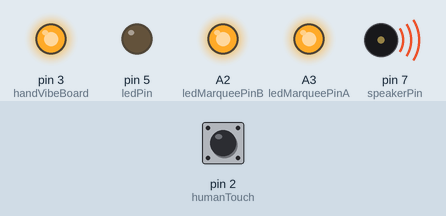
A sketch run on a simulated Arduino Uno, built with avr-gcc and run on an emulated ATmega328P. Shown: output pins drawn as LEDs (lit = HIGH), buzzer (waves = sounding). The test bench sets the inputs (shaded band); at power-on: pin 2 (humanTouch) HIGH.

Above: at 4.1 s.
4.2 s: pin 2 (humanTouch) pulled LOW for 2 s
At 5.8 s:
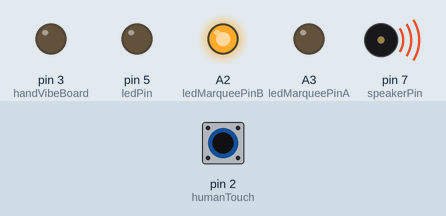
7.7 s: pin 2 (humanTouch) driven LOW
At 11.1 s:
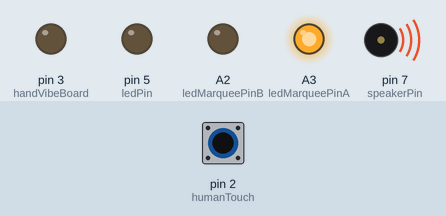
12.9 s: pin 2 (humanTouch) driven HIGH
At 15.6 s:
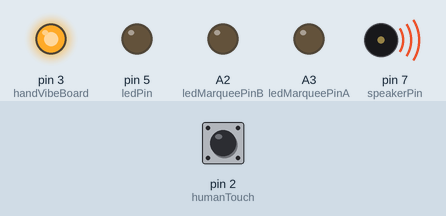
Timing chart, 0 to 24.1 s (numbered marks = the images above; inputs shaded):
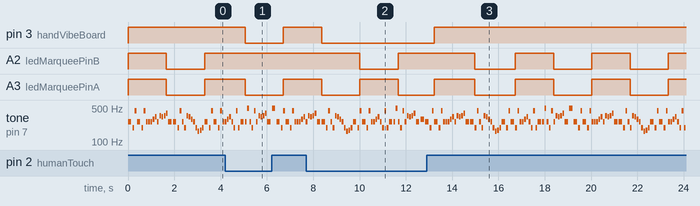

Measured:
- after the input at 4.2 s, pin 3 (handVibeBoard): HIGH → LOW after 0.85 s, → HIGH 1.7 s later; A2 (ledMarqueePinB): stays HIGH (without the input it goes to LOW after 0.85 s)
- after the input at 7.7 s, pin 3 (handVibeBoard): HIGH → LOW after 0.66 s
- after the input at 12.9 s, pin 3 (handVibeBoard): LOW → HIGH after 0.33 s
- by itself, A3 (ledMarqueePinA): alternates HIGH for 1.7 s and LOW for 1.7 s
- by itself, tone on pin 7 (speakerPin): plays 196 Hz for 0.08 s, 440 Hz for 0.08 s, 262 Hz for 0.15 s, 196 Hz for 0.08 s, 440 Hz for 0.08 s, 262 Hz for 0.08 s … (100 notes in this stretch)

The sketch:

RobotCostume.ino
```cpp
#include "pitches.h"

int ledPin = 5; // LED is connected to digital pin 13
int handVibeBoard = 3; // this is the pin where the vibe board
                       // potentially use the human to complete the circuit and always have the board turned to on
                       // still want to check that the board is completed to incorporate human touch into mood indicator
int tempSensorPin = A1; //sure whatever pin
int humanTouch = 2; //this is an open circuit that is completed by human contact
int switchValue; // a variable to keep track of when switch is pressed
int moodIndicator; //a variable for the robots mood setting
int ledMarqueePinA = A3; //half the outside marquee for the robot is on pin 10
int ledMarqueePinB = A2; //other half the outside marquee for the robot is on pin 11
int panicLevel; //a variable to see if something terrible has happened
int speakerPin = 7; // the speaker is connected to a pin
int playASong; //this variable is used to decide whether to play a song: negative if is the song is being played, 1 is start a new song
int human = 0;
int cycleTime = 1200;
int songProgress = 0;

int happySong[] = {
  NOTE_C4, NOTE_G3, NOTE_G3, NOTE_A3, NOTE_G3, 0, NOTE_B3, NOTE_C4
};

int happySongDurations[] = {
  4, 8, 8, 4, 4, 4, 4, 4
};

int nyanMelody[] = {
  NOTE_C4,NOTE_G3,NOTE_A4,NOTE_C4,NOTE_G3,NOTE_A4,NOTE_C4,NOTE_C4,NOTE_C4,NOTE_D4,NOTE_E4,NOTE_C4,NOTE_F4,NOTE_E4,NOTE_F4,NOTE_G4,NOTE_C4,NOTE_C4,NOTE_G3,NOTE_A4,NOTE_C4,NOTE_G3,NOTE_F4,NOTE_E4,NOTE_D4,NOTE_C4,NOTE_G3,NOTE_E3,NOTE_F3,NOTE_G3,NOTE_C4,NOTE_G3,NOTE_A4,NOTE_C4,NOTE_G3,NOTE_A4,NOTE_C4,NOTE_C4,NOTE_D4,NOTE_E4,NOTE_C4,NOTE_G3,NOTE_A4,NOTE_G3,NOTE_C4,NOTE_C4,NOTE_B4,NOTE_C4,NOTE_G3,NOTE_A4,NOTE_C4,NOTE_F4,NOTE_E4,NOTE_F4,NOTE_G4,NOTE_C4,NOTE_B4,NOTE_C4,NOTE_G3,NOTE_A4,NOTE_C4,NOTE_G3,NOTE_A4,NOTE_C4,NOTE_C4,NOTE_C4,NOTE_D4,NOTE_E4,NOTE_C4,NOTE_F4,NOTE_E4,NOTE_F4,NOTE_G4,NOTE_C4,NOTE_C4,NOTE_G3,NOTE_A4,NOTE_C4,NOTE_G3,NOTE_F4,NOTE_E4,NOTE_D4,NOTE_C4,NOTE_G3,NOTE_E3,NOTE_F3,NOTE_G3,NOTE_C4,NOTE_G3,NOTE_A4,NOTE_C4,NOTE_G3,NOTE_A4,NOTE_C4,NOTE_C4,NOTE_D4,NOTE_E4,NOTE_C4,NOTE_G3,NOTE_A4,NOTE_G3,NOTE_C4,NOTE_C4,NOTE_B4,NOTE_C4,NOTE_G3,NOTE_A4,NOTE_C4,NOTE_F4,NOTE_E4,NOTE_F4,NOTE_G4,NOTE_C4,NOTE_D4
};


// note durations: 4 = quarter note, 8 = eighth note, etc.:
int nyanNoteDurations[] = {
  8,16,16,8,16,16,16,16,16,16,16,16,16,16,16,16,8,8,16,16,16,16,16,16,16,16,16,16,16,16,8,16,16,8,16,16,16,16,16,16,16,16,16,16,8,16,16,16,16,16,16,16,16,16,16,8,8,8,16,16,8,16,16,16,16,16,16,16,16,16,16,16,16,8,8,16,16,16,16,16,16,16,16,16,16,16,16,8,16,16,8,16,16,16,16,16,16,16,16,16,16,8,16,16,16,16,16,16,16,16,16,16,8,8
};

void setup()
{
  pinMode(ledPin, OUTPUT); // sets the ledPin to be an output
  pinMode(ledMarqueePinA, OUTPUT); // sets the ledPin to be an output
  pinMode(ledMarqueePinB, OUTPUT); // sets the ledPin to be an output
  pinMode(handVibeBoard, OUTPUT); //sets the handvibe to an output
  pinMode(tempSensorPin, INPUT); // sets the switchPin to be an input
  pinMode(humanTouch, INPUT); // sets the switchPin to be an input
  digitalWrite(humanTouch, HIGH);
//  digitalWrite(ledMarqueePinA, HIGH);
//  digitalWrite(ledMarqueePinB, HIGH);
//  pinMode(switchPin, INPUT); // sets the switchPin to be an input
  //digitalWrite(switchPin, HIGH); // sets the default (unpressed) state of switchPin to HIGH
}

void loop() // run over and over again
{
 // checkBeverage();
  checkHuman();
  calculateMood();
  runMarquee();
  playSong();
 // delay(500);
}

void calculateMood()
{
  //human = digitalRead(humanTouch);
  if (human == HIGH)
  {
    moodIndicator = 2;
    cycleTime = 1200;
  }
  else
  {
    moodIndicator = 1;
    cycleTime = 1200;
  }
}

void playSong()
{
  // play a note from the song in here song
  // to calculate the note duration, take one second
  // divided by the note type.
  //e.g. quarter note = 1000 / 4, eighth note = 1000/8, etc.
  int musicDurationTimer = 0;
  while (musicDurationTimer <= cycleTime)
  {
    int noteDuration = cycleTime / nyanNoteDurations[songProgress];
    musicDurationTimer += noteDuration;
    tone(speakerPin, nyanMelody[songProgress], noteDuration);
    // to distinguish the notes, set a minimum time between them.
    // the note's duration + 30% seems to work well:
    int pauseBetweenNotes = noteDuration * 1.30;
    delay(pauseBetweenNotes);
    // stop the tone playing:
    noTone(speakerPin);
    if (songProgress>=116)
    {
      songProgress=0;
    }
    else
    {songProgress +=1;}
  }

}

void checkBeverage()
{
  int tempReading = analogRead(tempSensorPin);
  float voltage = tempReading*5.0;
  voltage /= 1024.0;
  float tempC = (voltage-0.5)*100;
  if (tempC>15)
  {
    panicLevel += 1;
  }
  else
  {
    panicLevel = 0;
  }
}

void checkHuman()
{
  human = digitalRead(humanTouch);
  if (human == HIGH)
  {
    digitalWrite(handVibeBoard, HIGH);
  }
  else
  {
    digitalWrite(handVibeBoard, LOW);
  }
}

void runMarquee()
{
  switch(moodIndicator){
    case 1:
      if (digitalRead(ledMarqueePinA) == LOW)
      {
        digitalWrite(ledMarqueePinA, HIGH);
        digitalWrite(ledMarqueePinB, LOW);
      }
      else
      {
        digitalWrite(ledMarqueePinA, LOW);
        digitalWrite(ledMarqueePinB, HIGH);
      }
      break;
    case 2:
      if (digitalRead(ledMarqueePinA) == LOW)
      {
        digitalWrite(ledMarqueePinB, HIGH);
        digitalWrite(ledMarqueePinA, HIGH);
      }
      else
      {
        digitalWrite(ledMarqueePinA, LOW);
        digitalWrite(ledMarqueePinB, LOW);
      }
      break;
  }
}
```

pitches.h
```cpp
/*************************************************
 * Public Constants
 *************************************************/

#define NOTE_B0  31
#define NOTE_C1  33
#define NOTE_CS1 35
#define NOTE_D1  37
#define NOTE_DS1 39
#define NOTE_E1  41
#define NOTE_F1  44
#define NOTE_FS1 46
#define NOTE_G1  49
#define NOTE_GS1 52
#define NOTE_A1  55
#define NOTE_AS1 58
#define NOTE_B1  62
#define NOTE_C2  65
#define NOTE_CS2 69
#define NOTE_D2  73
#define NOTE_DS2 78
#define NOTE_E2  82
#define NOTE_F2  87
#define NOTE_FS2 93
#define NOTE_G2  98
#define NOTE_GS2 104
#define NOTE_A2  110
#define NOTE_AS2 117
#define NOTE_B2  123
#define NOTE_C3  131
#define NOTE_CS3 139
#define NOTE_D3  147
#define NOTE_DS3 156
#define NOTE_E3  165
#define NOTE_F3  175
#define NOTE_FS3 185
#define NOTE_G3  196
#define NOTE_GS3 208
#define NOTE_A3  220
#define NOTE_AS3 233
#define NOTE_B3  247
#define NOTE_C4  262
#define NOTE_CS4 277
#define NOTE_D4  294
#define NOTE_DS4 311
#define NOTE_E4  330
#define NOTE_F4  349
#define NOTE_FS4 370
#define NOTE_G4  392
#define NOTE_GS4 415
#define NOTE_A4  440
#define NOTE_AS4 466
#define NOTE_B4  494
#define NOTE_C5  523
#define NOTE_CS5 554
#define NOTE_D5  587
#define NOTE_DS5 622
#define NOTE_E5  659
#define NOTE_F5  698
#define NOTE_FS5 740
#define NOTE_G5  784
#define NOTE_GS5 831
#define NOTE_A5  880
#define NOTE_AS5 932
#define NOTE_B5  988
#define NOTE_C6  1047
#define NOTE_CS6 1109
#define NOTE_D6  1175
#define NOTE_DS6 1245
#define NOTE_E6  1319
#define NOTE_F6  1397
#define NOTE_FS6 1480
#define NOTE_G6  1568
#define NOTE_GS6 1661
#define NOTE_A6  1760
#define NOTE_AS6 1865
#define NOTE_B6  1976
#define NOTE_C7  2093
#define NOTE_CS7 2217
#define NOTE_D7  2349
#define NOTE_DS7 2489
#define NOTE_E7  2637
#define NOTE_F7  2794
#define NOTE_FS7 2960
#define NOTE_G7  3136
#define NOTE_GS7 3322
#define NOTE_A7  3520
#define NOTE_AS7 3729
#define NOTE_B7  3951
#define NOTE_C8  4186
#define NOTE_CS8 4435
#define NOTE_D8  4699
#define NOTE_DS8 4978
```
